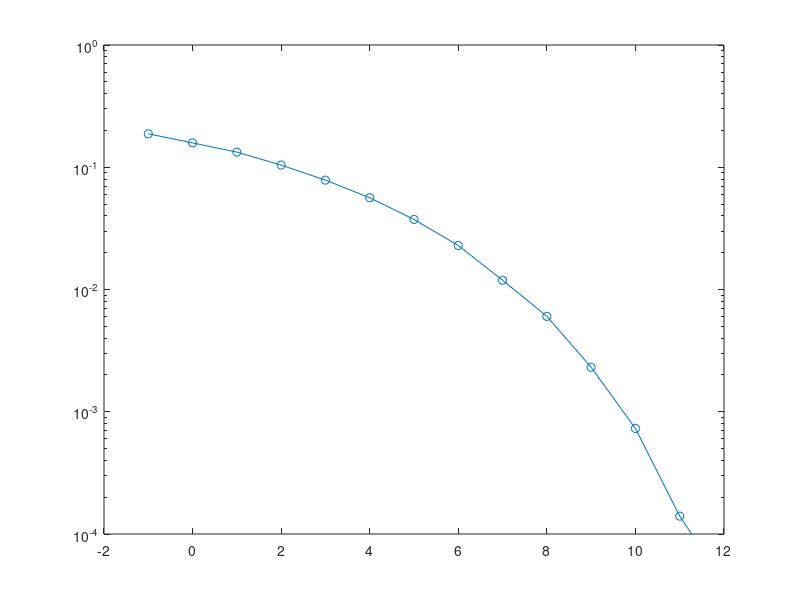

This figure's MATLAB source:

Nb = 100000;
BERarrayu = zeros(1,10);
range = [-1:12];
for SNR = range
    N0 = 1/(10^(SNR/10));
    u = randi([0 1],[1 Nb]);
    xu = u*2-1;
    nu = sqrt(N0)*randn(1,Nb);
    yu = xu + nu;
    
    % Detect signal
    xu_hat = zeros(1,Nb);
    for i = 1:Nb
        if yu(i)>0
            xu_hat(i) = 1;
        else
            xu_hat(i) = 0;
        end
    end
    eu = bitxor(u,xu_hat);
    BERu = sum(eu)/Nb;
    BERarrayu(SNR+2) = BERu;
end

semilogy(range,BERarrayu,'-o')
ylim([1e-4 1])